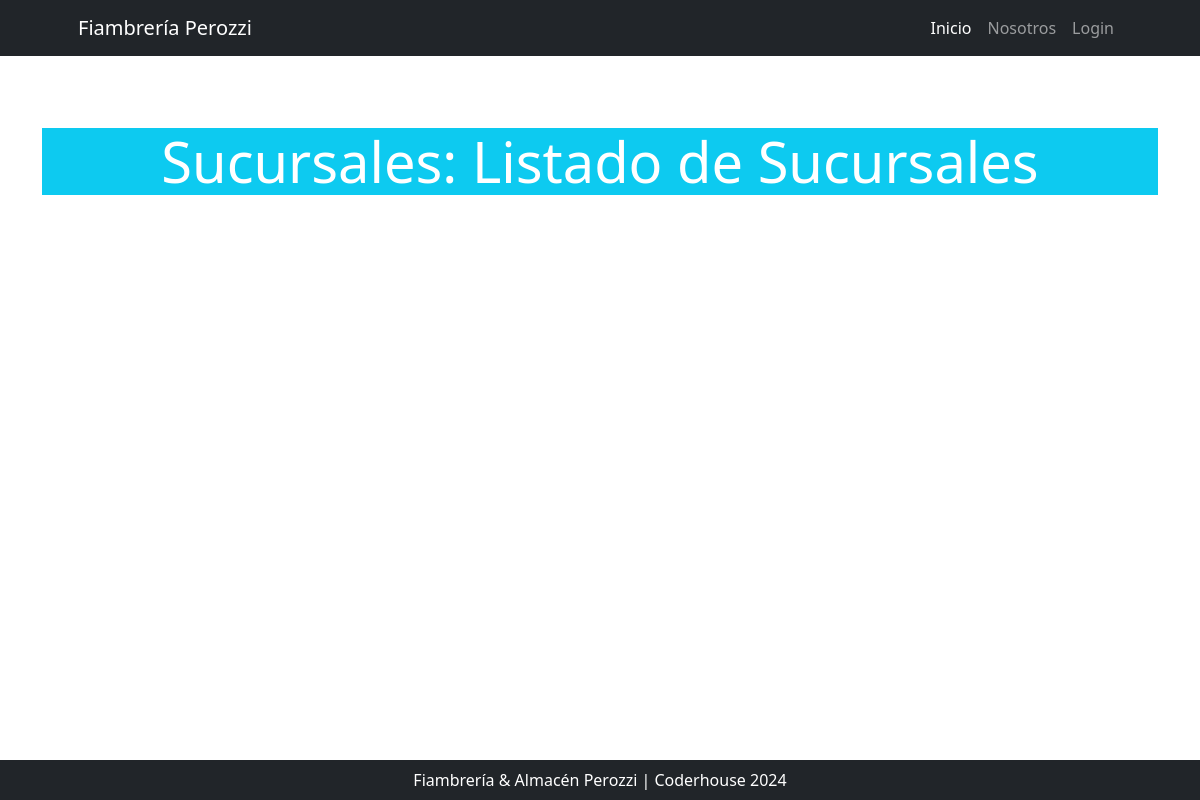
The page /Sucursales/listado on the database as committed earlier.
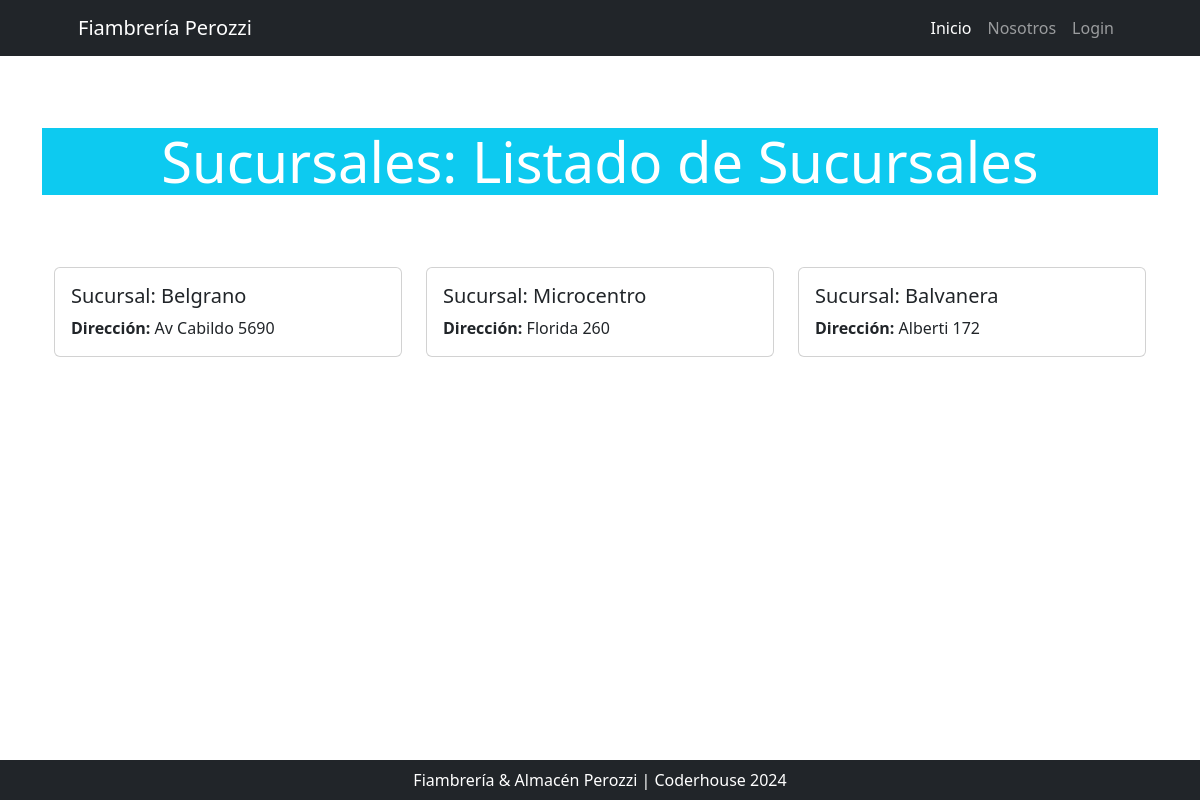
The same page on the database as committed later.
### Sucursales/models.py (models this page shows, shortened)
class Sucursales(models.Model):
    nombre = models.CharField(max_length=200, unique=True)
    direccion = models.CharField(
        max_length=200
        )

### Sucursales/views.py (the view)
# urls.py: path("listado", lista_sucursales, name="lista_sucursales"),
def lista_sucursales(request):
    consulta = Sucursales.objects.all()
    contexto = {"Sucursales": consulta}
    return render(request, "Sucursales/lista_sucursales.html", contexto)

### Sucursales/templates/Sucursales/lista_sucursales.html (shortened to what this page needs)
{% extends 'core/base.html' %}
{% block body_title %}
    Sucursales: Listado de Sucursales
{% endblock body_title %}
{% block content %}
    <div class="row">
        {% for sucursal in Sucursales %}
            <div class="col-md-4 mb-4">
                <div class="card">
                    <div class="card-body">
                        <h5 class="card-title">Sucursal: {{ sucursal.nombre }}</h5>
                        <p class="card-text"><strong>Dirección:</strong> {{ sucursal.direccion }}</p>
                    </div>
                </div>
            </div>
        {% endfor %}
    </div>
{% endblock content %}

### core/templates/core/base.html (shortened to what this page needs)
{% load static %}
<!DOCTYPE html>
<html lang="es">
    <head>
        <link href="{% static 'core/css/styles.css' %}" rel="stylesheet" />
    </head>
    <body>
        {% include 'core/components/navbar.html' %}
        <div class="container px-4 py-lg-4">
            <div class="row align-items-center my-5">
                <h1 class="display-4 text-center mb-4 bg-info text-white ">
                    {% block body_title %}
                    {% endblock body_title %}
                </h1>
            </div>
            {% block content %}
            {% endblock content %}
        </div>
        {% include 'core/components/footer.html' %}
    </body>
</html>

### core/templates/core/components/navbar.html (shortened to what this page needs)
<nav class="navbar navbar-expand-lg navbar-dark bg-dark">
    <div class="container px-5">
        <a class="navbar-brand" href="#!">Fiambrería Perozzi</a>
        <div class="collapse navbar-collapse" id="navbarSupportedContent">
            <ul class="navbar-nav ms-auto mb-2 mb-lg-0">
                <li class="nav-item"><a class="nav-link active" aria-current="page" href="{% url 'core:index' %}">Inicio</a></li>
                <li class="nav-item"><a class="nav-link" href="#!">Nosotros</a></li>
                {% if user.is_authenticated %}
                    <li class="nav-item"><a class="nav-link" href="{% url 'Clientes:index' %}">Clientes</a></li>
                    <li class="nav-item"><a class="nav-link" href="{% url 'Sucursales:index' %}">Sucursales</a></li>
                    <li class="nav-item"><a class="nav-link text-bg-info">{{ user.username }}</a></li>
                    <li class="nav-item">
                        <form action="{% url 'core:logout' %}" method="post">
                            {% csrf_token %}
                            <button type="submit" class ="btn btn-dark">Logout</button>
                        </form>
                {% else %}
                <li class="nav-item"><a class="nav-link" href="{% url 'core:login' %}">Login</a></li>
                {% endif %}
            </ul>
        </div>
    </div>
</nav>

### core/templates/core/components/footer.html
<footer class="py-2 bg-dark fixed-bottom">
    <div class="container px-4 px-lg-5">
        <p class="m-0 text-center text-white">Fiambrería & Almacén Perozzi | Coderhouse 2024</p>
    </div>
</footer>

Rows that differ between the two databases and show on the page:
added Sucursales: nombre "Belgrano", direccion "Av Cabildo 5690"
added Sucursales: nombre "Microcentro", direccion "Florida 260"
added Sucursales: nombre "Balvanera", direccion "Alberti 172"
